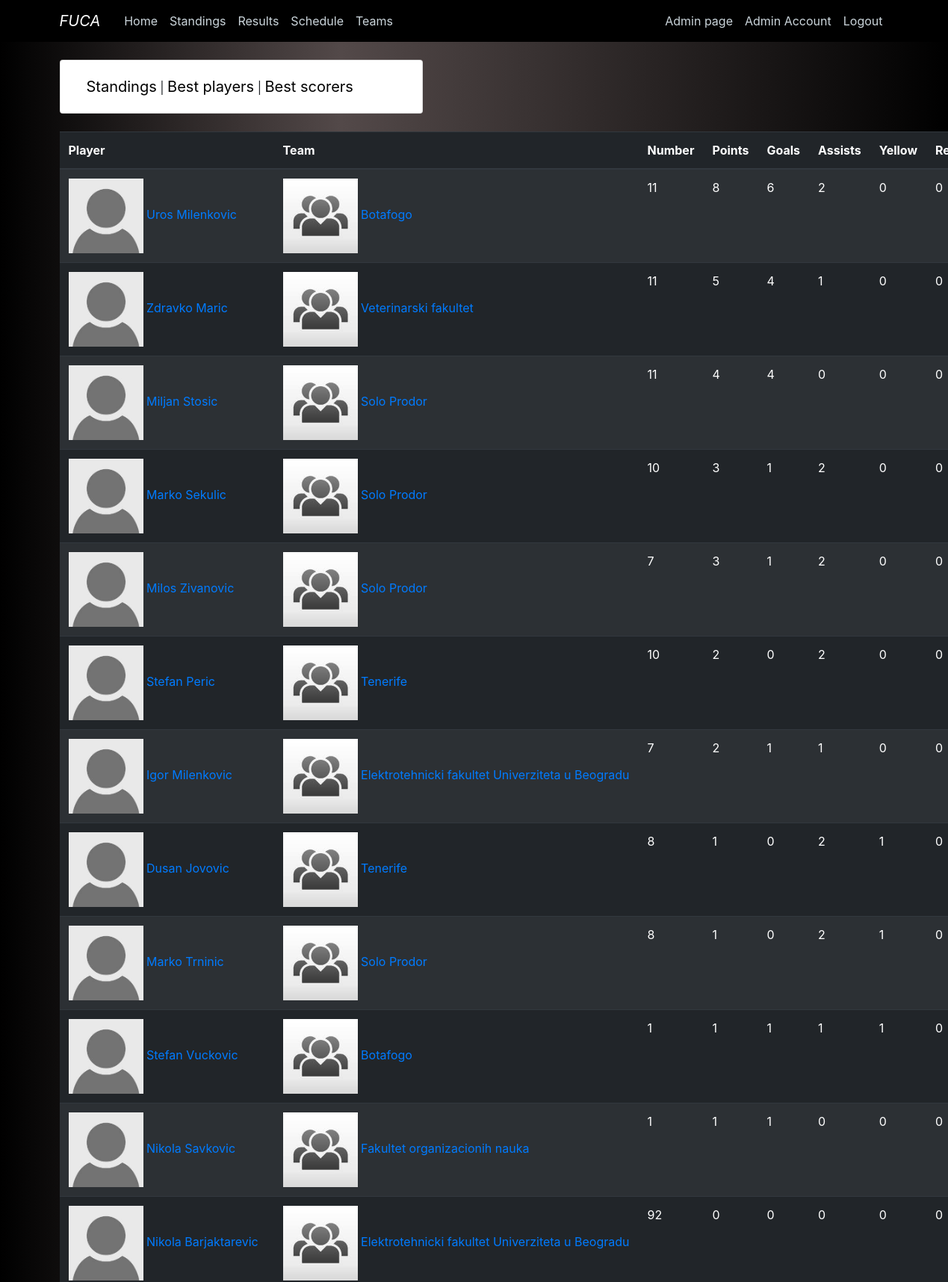
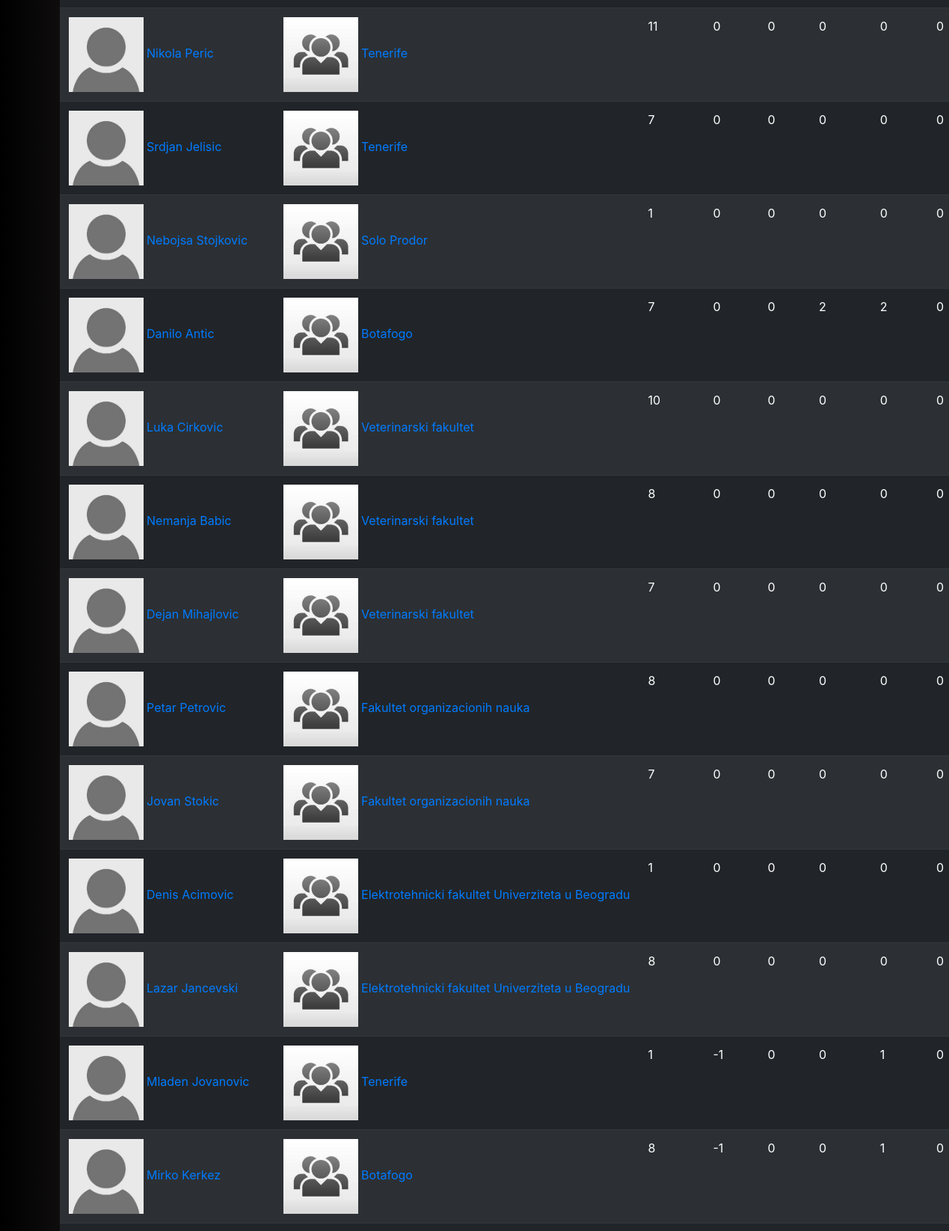
Screenshot of /standings/bestplayers (signed in, upper part) with the database file from the repository (2 pictures, top to bottom).
### fuca/models.py (models this page shows, shortened)
class Player(db.Model, UserMixin):
    __tablename__ = 'player'
    id          = db.Column(db.Integer,     primary_key=True)
    name        = db.Column(db.String(100), nullable=False)
    birthdate   = db.Column(db.DateTime,    nullable=False)
    number      = db.Column(db.Integer,     nullable=False)
    image       = db.Column(db.String(20),  nullable=False, default='default.jpg')
    email       = db.Column(db.String(120), unique=True,    nullable=False)
    password    = db.Column(db.String(200))
    registered  = db.Column(db.Boolean, default=False)
    is_admin    = db.Column(db.Boolean, default=False)
    team_id     = db.Column(db.Integer, db.ForeignKey('team.id'), nullable=False)
    statistics  = db.relationship('Statistics', backref='player', lazy=True)
    @property
    def goals(self):
        goals = 0
        for stat in self.statistics:
            goals += stat.goals
        return goals
    @property
    def assists(self):
        assists = 0
        for stat in self.statistics:
            assists += stat.assists
        return assists
    @property
    def red(self):
        red = 0
        for stat in self.statistics:
            red += stat.red
        return red
    @property
    def yellow(self):
        yellow = 0
        for stat in self.statistics:
            yellow += stat.yellow
        return yellow
    @property
    def points(self):
        return self.goals + self.assists - self.yellow - 2 * self.red

class Statistics(db.Model):
    __tablename__ = 'statistics'
    id          = db.Column(db.Integer, primary_key=True)
    goals       = db.Column(db.Integer, nullable=False)
    assists     = db.Column(db.Integer, nullable=False)
    yellow      = db.Column(db.Integer, nullable=False)
    red         = db.Column(db.Integer, nullable=False)
    player_id   = db.Column(db.Integer, db.ForeignKey('player.id'), nullable=False)
    match_id    = db.Column(db.Integer, db.ForeignKey('match.id'),  nullable=False)

### fuca/standings/routes.py (the view)
@scores.route("/bestplayers")
def bestplayers():
    players = Player.query.filter_by(is_admin=False).all()
    players = list(reversed(sorted(players, key=lambda player: player.points)))
    for player in players:
        player.image = url_for('static', filename='images/players/{}'.format(player.image))
        player.team_name = player.team.name
        player.team_logo = url_for('static', filename='images/teams/{}'.format(player.team.logo_image))
    return render_template('standings/best-players.html', players=players, title='Best Players')

### fuca/models.py (called while the page is built)
@login_manager.user_loader
def load_user(player_id):
    return Player.query.get(int(player_id))

### fuca/templates/standings/best-players.html
{% extends 'standings/standings-layout.html' %}
{% block standings_content %}
    <table class="table table-dark table-striped table-hover">
        <thead>
            <th>Player</th>
            <th>Team</th>
            <th>Number</th>
            <th>Points</th>
            <th>Goals</th>
            <th>Assists</th>
            <th>Yellow</th>
            <th>Red</th>
        </thead>
        {% for player in players %}
            <tr>
                <td style="white-space:nowrap">
                    <a href="{{ url_for('main.player', id=player.id)}}">
                        <img src="{{ player.image }}" width="100">
                        {{ player.name }}
                    </a>
                </td>
                <td style="white-space:nowrap">
                    <a href="{{ url_for('teams.team', id=player.team_id)}}">
                        <img src="{{ player.team_logo }}" width="100">
                        {{ player.team_name }}
                    </a>
                </td>
                <td>{{ player.number }}</td>
                <td>{{ player.points }}</td>
                <td>{{ player.goals }}</td>
                <td>{{ player.assists }}</td>
                <td>{{ player.yellow }}</td>
                <td>{{ player.red }}</td>
            </tr>
        {% endfor %}
    </table>
{% endblock standings_content %}

### fuca/static/main.css (style rules this page uses)
body { margin-top: 5rem; }
a:link { text-decoration: none; }
.dark-background { background: rgb(0,0,0); background: linear-gradient(90deg, rgba(0,0,0,1) 0%, rgba(83,73,73,1) 36%, rgba(0,0,0,1) 100%); }

### rows the page displays
Player: image (placeholder picture), name "Uros Milenkovic", team_name "Botafogo", number "11", points "8", goals "6", assists "2", yellow "0", red "0"
Player: image (placeholder picture), name "Zdravko Maric", team_name "Veterinarski fakultet", number "11", points "5", goals "4", assists "1", yellow "0", red "0"
Player: image (placeholder picture), name "Miljan Stosic", team_name "Solo Prodor", number "11", points "4", goals "4", assists "0", yellow "0", red "0"
Player: image (placeholder picture), name "Marko Sekulic", team_name "Solo Prodor", number "10", points "3", goals "1", assists "2", yellow "0", red "0"
Player: image (placeholder picture), name "Milos Zivanovic", team_name "Solo Prodor", number "7", points "3", goals "1", assists "2", yellow "0", red "0"
Player: image (placeholder picture), name "Stefan Peric", team_name "Tenerife", number "10", points "2", goals "0", assists "2", yellow "0", red "0"
Player: image (placeholder picture), name "Igor Milenkovic", team_name "Elektrotehnicki fakultet Univerziteta u Beogradu", number "7", points "2", goals "1", assists "1", yellow "0", red "0"
Player: image (placeholder picture), name "Dusan Jovovic", team_name "Tenerife", number "8", points "1", goals "0", assists "2", yellow "1", red "0"
Player: image (placeholder picture), name "Marko Trninic", team_name "Solo Prodor", number "8", points "1", goals "0", assists "2", yellow "1", red "0"
Player: image (placeholder picture), name "Stefan Vuckovic", team_name "Botafogo", number "1", points "1", goals "1", assists "1", yellow "1", red "0"
Player: image (placeholder picture), name "Nikola Savkovic", team_name "Fakultet organizacionih nauka", number "1", points "1", goals "1", assists "0", yellow "0", red "0"
Player: image (placeholder picture), name "Nikola Barjaktarevic", team_name "Elektrotehnicki fakultet Univerziteta u Beogradu", number "92", points "0", goals "0", assists "0", yellow "0", red "0"
Player: image (placeholder picture), name "Nikola Peric", team_name "Tenerife", number "11", points "0", goals "0", assists "0", yellow "0", red "0"
Player: image (placeholder picture), name "Srdjan Jelisic", team_name "Tenerife", number "7", points "0", goals "0", assists "0", yellow "0", red "0"
Player: image (placeholder picture), name "Nebojsa Stojkovic", team_name "Solo Prodor", number "1", points "0", goals "0", assists "0", yellow "0", red "0"
Player: image (placeholder picture), name "Danilo Antic", team_name "Botafogo", number "7", points "0", goals "0", assists "2", yellow "2", red "0"
Player: image (placeholder picture), name "Luka Cirkovic", team_name "Veterinarski fakultet", number "10", points "0", goals "0", assists "0", yellow "0", red "0"
Player: image (placeholder picture), name "Nemanja Babic", team_name "Veterinarski fakultet", number "8", points "0", goals "0", assists "0", yellow "0", red "0"
Player: image (placeholder picture), name "Dejan Mihajlovic", team_name "Veterinarski fakultet", number "7", points "0", goals "0", assists "0", yellow "0", red "0"
Player: image (placeholder picture), name "Petar Petrovic", team_name "Fakultet organizacionih nauka", number "8", points "0", goals "0", assists "0", yellow "0", red "0"
Player: image (placeholder picture), name "Jovan Stokic", team_name "Fakultet organizacionih nauka", number "7", points "0", goals "0", assists "0", yellow "0", red "0"
Player: image (placeholder picture), name "Denis Acimovic", team_name "Elektrotehnicki fakultet Univerziteta u Beogradu", number "1", points "0", goals "0", assists "0", yellow "0", red "0"
Player: image (placeholder picture), name "Lazar Jancevski", team_name "Elektrotehnicki fakultet Univerziteta u Beogradu", number "8", points "0", goals "0", assists "0", yellow "0", red "0"
Player: image (placeholder picture), name "Mladen Jovanovic", team_name "Tenerife", number "1", points "-1", goals "0", assists "0", yellow "1", red "0"
Player: image (placeholder picture), name "Mirko Kerkez", team_name "Botafogo", number "8", points "-1", goals "0", assists "0", yellow "1", red "0"
